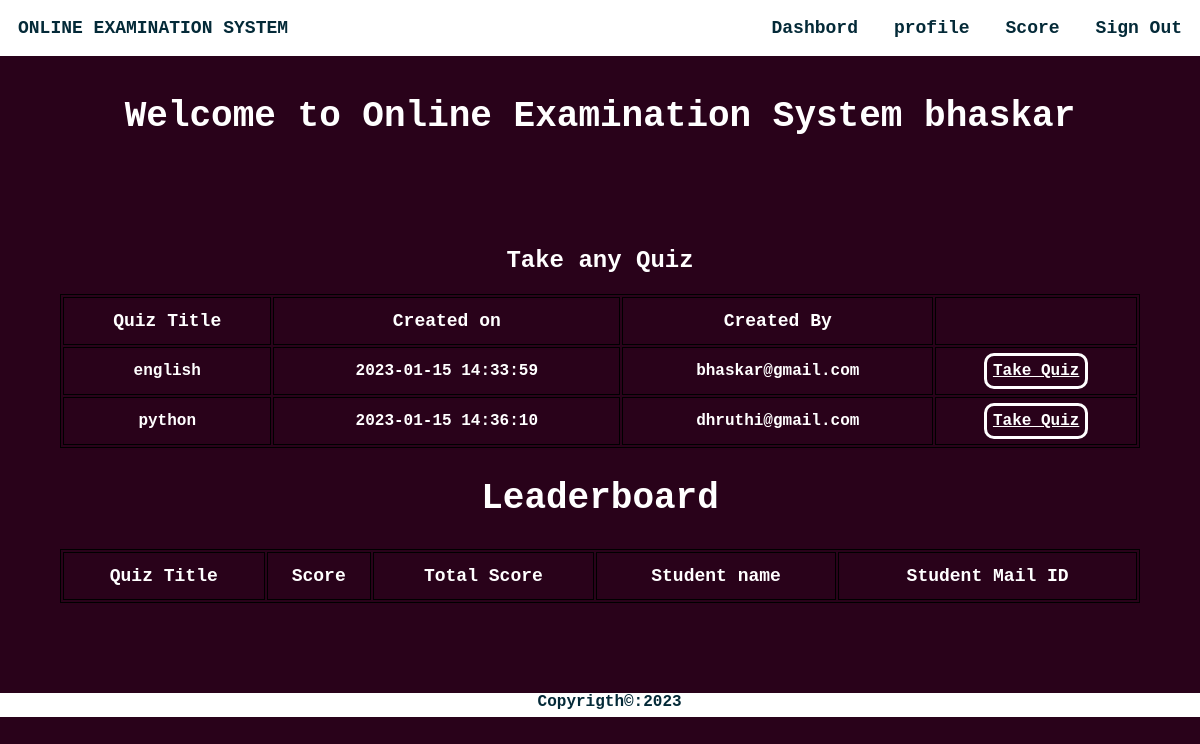
Page /homestud.php (signed in) on the committed database.
### tables this page shows
CREATE TABLE IF NOT EXISTS `staff` (
  `staffid` varchar(10) NOT NULL,
  `name` varchar(20) NOT NULL,
  `mail` varchar(30) NOT NULL,
  `phno` varchar(10) NOT NULL,
  `gender` varchar(1) NOT NULL,
  `DOB` varchar(10) NOT NULL,
  `pw` varchar(200) NOT NULL,
  `dept` varchar(3) DEFAULT NULL,
  PRIMARY KEY (`mail`),
  UNIQUE KEY `mail` (`mail`,`phno`),
  UNIQUE KEY `staffid` (`staffid`)
);

CREATE TABLE IF NOT EXISTS `quiz` (
  `quizid` int(11) NOT NULL AUTO_INCREMENT,
  `quizname` varchar(20) NOT NULL,
  `date_created` timestamp NOT NULL DEFAULT CURRENT_TIMESTAMP,
  `mail` varchar(30) DEFAULT NULL,
  PRIMARY KEY (`quizid`),
  KEY `mail` (`mail`)
);

### homestud.php (the view, shortened to what this page needs)
<html>
<head>
</head>
<?php
    $conn = mysqli_connect('localhost', 'root','','online_exam');if (!$conn) {
         echo "<script>alert(\"Database error retry after some time !\")</script>";
}
?>
<body style="color: #fff !important;font-weight:bolder;margin: 0 !important;font-weight: bolder !important;font-family: 'Courier New', Courier, monospace;">
    <div style="background-color: #29021A ;height: auto;">
        <div class="navbar" style="display: inline-flex;width: 100%;color:#042A38;position:fixed;">
            <section style="margin: 1.5vw;">ONLINE EXAMINATION SYSTEM</section>
            <ul style="display: inline-flex;padding: 0 !important;margin: 0;float: right;right: 0;position: fixed;width: 50vw;">
                <li onclick="dash()">Dashbord</li>
                <li onclick="prof()">profile</li>
                <li onclick="score()">Score</li>
                <li onclick="lo()">Sign Out</li>
            </ul>
        </div><br><br>
        <?php
        $type1 = $_SESSION["type"];
        $username1 = $_SESSION["username"];
        $sql = "select * from " . $type1 . " where mail='{$username1}'";
        $res =   mysqli_query($conn, $sql);
        if ($res == true) {
            while ($row = mysqli_fetch_array($res)) {
                $dbname = $row['name'];
            }
        }
        ?>
        <center><section style="width:100vw;margin:0vw;margin-top:5vw;font-size:3vw;">Welcome to Online Examination System&nbsp;<?php echo $dbname ?></section></center>
        <section style="color:#fff !important"><br><br><br><br><br>
        <?php
            $sql ="select * from quiz";
            $res=mysqli_query($conn,$sql);
            if($res)
            {
                echo "<center><h1 style=\"font-size:2vw;\">Take any Quiz</h1></center>";
                echo "<center><table><thead><tr><td>Quiz Title</td><td>Created on</td><td>Created By</td><td>  </td></tr></thead>";
                while ($row = mysqli_fetch_assoc($res)) {
                    echo "<tr><td>".$row["quizname"]."</td><td>".$row["date_created"]."</td><td>".$row["mail"]."</td><td><a id=\"tq\" href='takeq.php?qid=".$row['quizid']."'>Take Quiz</button></tr>";
                }
                echo "</table></center>";
            }
            ?>
        </section>
            <section style="color:#fff !important">
            <?php
            $sql="call leaderboard;";
            $res=mysqli_query($conn,$sql);
            if($res)
            {
                echo "<center><h1 style=\"font-size: 3vw\">Leaderboard</h1></center>";
                echo "<table id=\"le\"><thead><tr><td>Quiz Title</td><td>Score</td><td>Total Score</td><td>Student name</td><td>Student Mail ID</td></tr></thead>";
                echo "</table><br><br><br>";
            }
            else{
                echo mysqli_error($conn);
            }
            ?>
        </section>
    </div>
    <?php require("footer.php");?>
</body>
</html>

### homestud.php (style rules this page uses)
body { background-color: #29021A !important; }
li { margin: 1.5vw; font-size: 1.5vw !important; }
ul { list-style: none; width: auto !important; font-weight: 2vw !important; }
.navbar { background-color: white !important; font-size: 1.5vw !important; }
a { text-decoration: none; color: #fff; }
table { width: 90vw; margin-left: 5vw; margin-right: 5vw; align-content: center; border: 1px solid black; }
thead { font-weight:900; font-size: 1.5vw; }
td { width: auto; border: 1px solid black; text-align: center; height: 4vw; font-weight: bold; }
#tq { text-decoration: underline; border: 3px solid #fff; padding: 0.5vw; border-radius: 10px; }
#le { margin-bottom: 2vw; }

### rows in the picture
staff: name "bhaskar"
quiz: quizname "english", date_created "2023-01-15 14:33:59", mail "bhaskar@gmail.com"
quiz: quizname "python", date_created "2023-01-15 14:36:10", mail "dhruthi@gmail.com"
